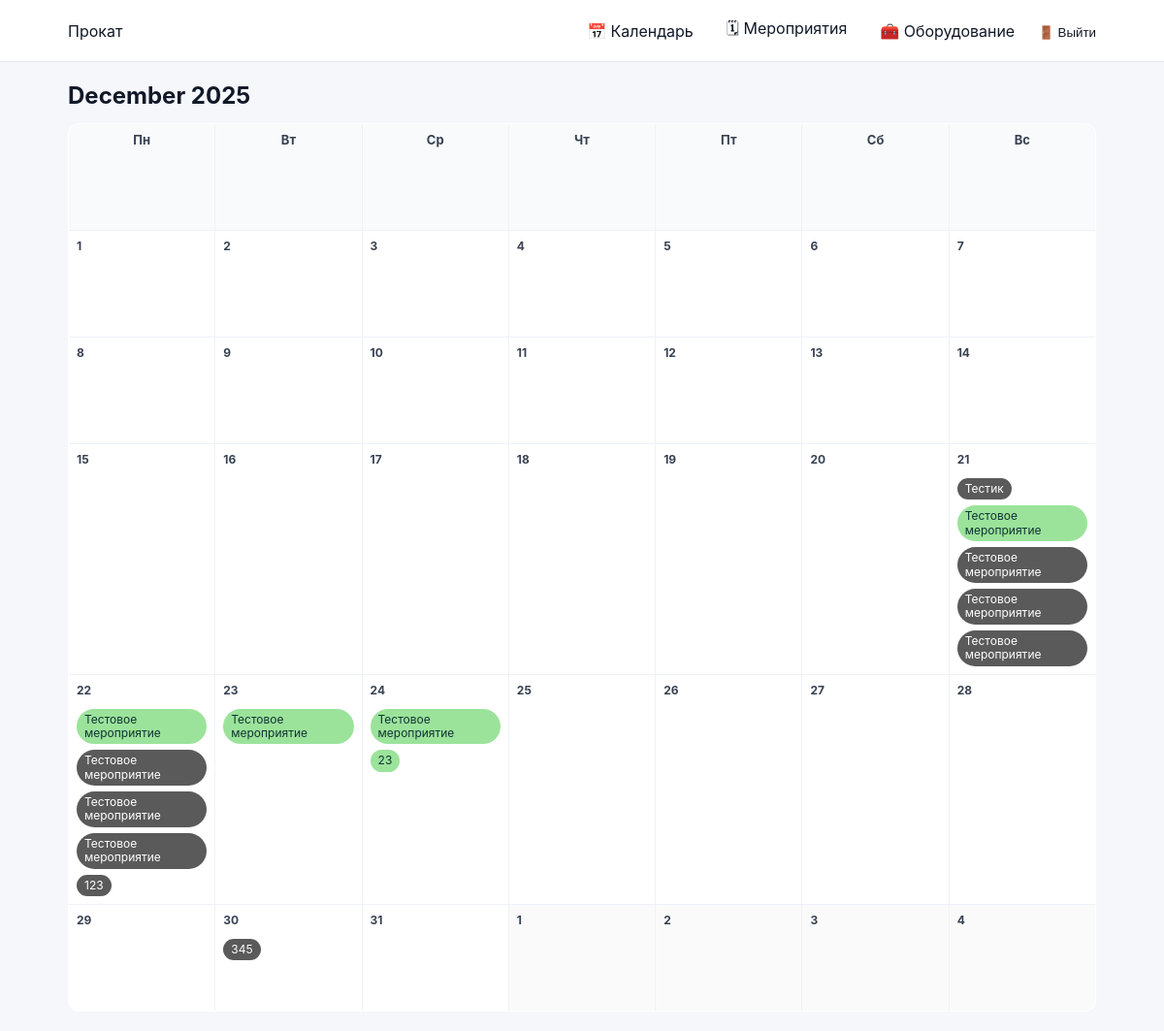
The app's page /calendar/ (signed in), older data.
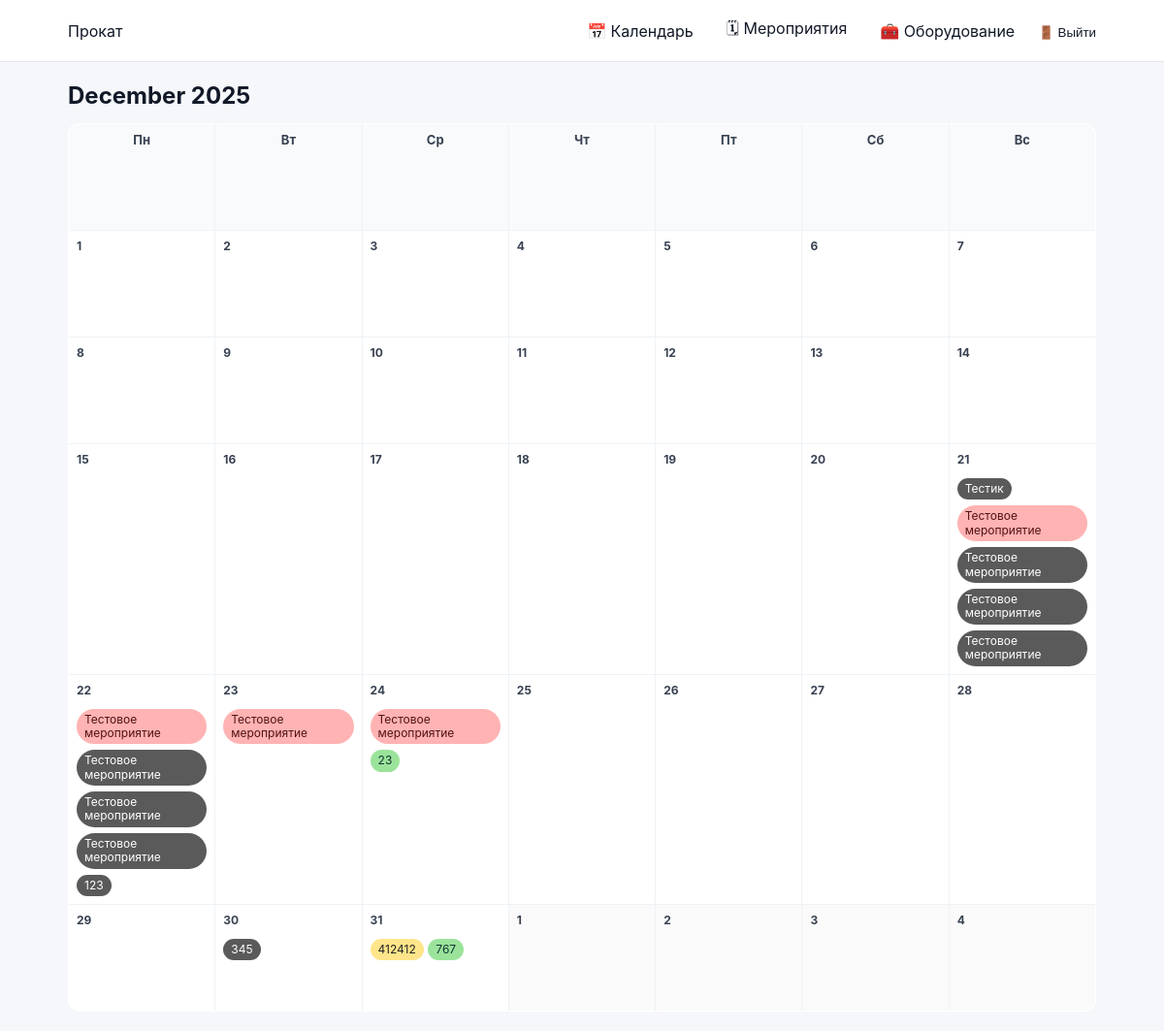
The same page, newer data.
### events/models.py (models this page shows, shortened)
class Event(models.Model):
    STATUS_DRAFT = 'draft'
    STATUS_CONFIRMED = 'confirmed'
    STATUS_CANCELLED = 'cancelled'
    STATUS_CLOSED = 'closed'
    STATUS_CHOICES = (
        (STATUS_DRAFT, 'Черновик'),
        (STATUS_CONFIRMED, 'Подтверждено'),
        (STATUS_CANCELLED, 'Отменено'),
        (STATUS_CLOSED, 'Закрыто'),
    )
    name = models.CharField(max_length=200)
    start_date = models.DateField()
    end_date = models.DateField(blank=True, null=True)
    client = models.CharField(max_length=200, blank=True)
    location = models.CharField(max_length=200, blank=True)
    responsible = models.ForeignKey(
        User,
        on_delete=models.SET_NULL,
        null=True,
        related_name='events'
    )
    status = models.CharField(
        max_length=20,
        choices=STATUS_CHOICES,
        default=STATUS_DRAFT
    )
    created_at = models.DateTimeField(auto_now_add=True)

### events/views.py (the view)
# urls.py: path('calendar/', calendar_view, name='calendar'),
@login_required
def calendar_view(request):
    auto_close_past_events()
    today = date.today()
    year = int(request.GET.get("year", today.year))
    month = int(request.GET.get("month", today.month))
    cal = calendar.Calendar(firstweekday=0)
    month_days = cal.monthdatescalendar(year, month)
    grid_start = month_days[0][0]
    grid_end = month_days[-1][-1]
    events = Event.objects.filter(_overlap_q("", grid_start, grid_end)).order_by("start_date", "id")
    events_by_day: dict[date, list[Event]] = {}
    event_has_problem: dict[int, bool] = {}
    for ev in events:
        event_has_problem[ev.id] = _event_has_shortage(ev)
        d = ev.start_date
        ev_end = _event_end(ev)
        while d <= ev_end:
            events_by_day.setdefault(d, []).append(ev)
            d += timedelta(days=1)
    for d in list(events_by_day.keys()):
        events_by_day[d].sort(key=lambda x: (x.start_date, x.name.lower()))
    return render(request, "events/calendar.html", {
        "year": year,
        "month": month,
        "month_name": calendar.month_name[month],
        "month_days": month_days,
        "events_by_day": events_by_day,
        "event_has_problem": event_has_problem,   # ВАЖНО: чтобы шаблон не падал
        "can_edit": user_can_edit_event_card(request.user),
    })

### accounts/context_processors.py (called while the page is built)
def authz_flags(request):
    user = getattr(request, "user", None)
    return {
        "is_manager": is_manager(user),
        "is_senior_engineer": is_senior_engineer(user),
        "is_engineer": is_engineer(user),
        "can_manage_staff": can_manage_staff(user),
        "can_edit_event_card": can_edit_event_card(user),
        "can_edit_event_equipment": can_edit_event_equipment(user),
        "can_edit_inventory": can_edit_inventory(user),
    }

### accounts/permissions.py (called while the page is built)
def _in_group(user, group_name: str) -> bool:
    if not user or not user.is_authenticated:
        return False
    return user.groups.filter(name=group_name).exists()

def is_super(user) -> bool:
    return bool(user and user.is_authenticated and getattr(user, "is_superuser", False))

def is_manager(user) -> bool:
    return is_super(user) or _in_group(user, ROLE_MANAGER)

def is_senior_engineer(user) -> bool:
    return is_super(user) or _in_group(user, ROLE_SENIOR)

def is_engineer(user) -> bool:
    return is_super(user) or _in_group(user, ROLE_ENGINEER)

def can_manage_staff(user) -> bool:
    return is_manager(user)

def can_edit_event_card(user) -> bool:
    return is_manager(user)

### events/templates/events/calendar.html (shortened to what this page needs)
{% extends "base.html" %}
{% load event_extras %}
{% block content %}
<div class="toolbar">
    <h2 style="margin:0;">{{ month_name }} {{ year }}</h2>
</div>
<table class="calendar">
    <tr>
        <th>Пн</th>
        <th>Вт</th>
        <th>Ср</th>
        <th>Чт</th>
        <th>Пт</th>
        <th>Сб</th>
        <th>Вс</th>
    </tr>
    {% for week in month_days %}
    <tr>
        {% for day in week %}
        <td class="{% if day.month != month %}other-month{% endif %}">
            <div class="day-number">{{ day.day }}</div>
            {% for event in events_by_day|get_item:day %}
                <div class="event-pill status-{{ event.status }} {% if event_has_problem|get_item:event.id %}has-problem{% endif %}">
                    <a href="{% url 'event_detail' event.id %}">
                        {{ event.name }}
                    </a>
                </div>
            {% endfor %}
        </td>
        {% endfor %}
    </tr>
    {% endfor %}
</table>
{% endblock %}

Row changes from the older to the newer data that the page shows:
changed Event (number 2 of 10 on the later page): status "confirmed" → "cancelled" (drawn)
added Event: name "412412", shown under "31"
added Event: name "767", shown under "31"
